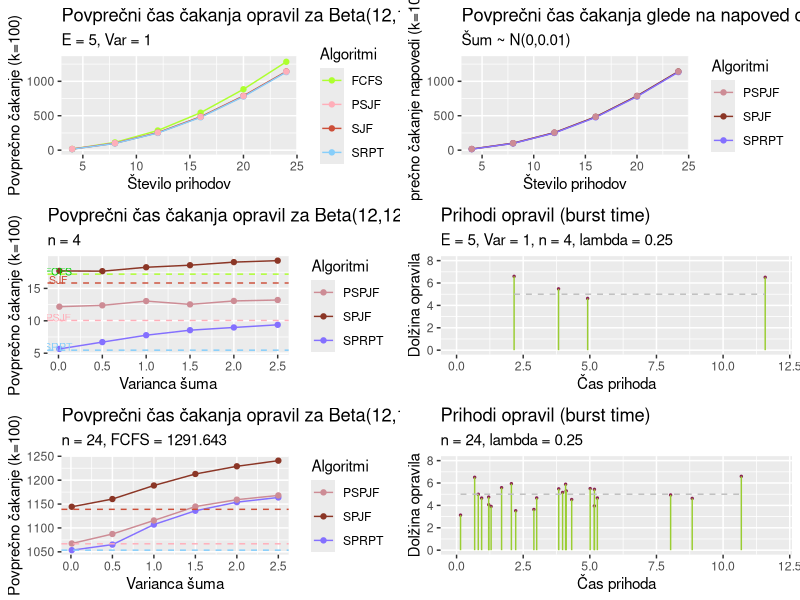

The R source for this figure:
# Vizualizacija
# dal sem k = 1000 (v PYTHON), dogajajo se cudne stvari, verjetno ni problem v prvotnih algoritmih
#install.packages("ggpubr")

library(ggplot2)
library(tidyr)
library(ggpubr)

b_24 = read.csv("b_24.csv")
#set.seed(0)
#b_24 = casi_prihodov_beta( 0.5, 0.01, 24, 10 , 0.01, 0.25)
#b_24 = as_tibble(b_24)
#write.csv(b_24, "b_24.csv")


Beta_porazdelitev_n = read.csv("beta_n.csv")

Beta = Beta_porazdelitev_n[,0:4]

x = c(4, 8, 12 , 16 , 20 , 24)

z = 5 # povprecni cas cakanja

df = cbind(x ,Beta)

Tabela = df %>% pivot_longer( !x, names_to = "Algoritmi", values_to = "Povprecno cakanje")

#df = cbind(x, Beta_porazdelitev_n)

#=========================================================================================== RISANJE POVP. CASA CAKANJA ==================PREVERI ALPHA IN BETA NUJNO===========================
cakanje_beta = ggplot(Tabela, aes(x=x, y = `Povprecno cakanje`, col = Algoritmi)) +
  geom_line()+
  geom_point() + labs(title = "Povprečni čas čakanja opravil za Beta(12,12)*10", subtitle = "E = 5, Var = 1" ,y = "Povprečno čakanje (k=100)", x = "Število prihodov") +
  ylim(0, 1300) +
  scale_colour_manual(values=c('greenyellow','lightpink1',"tomato3", "lightskyblue"))
#===================================================================================================================================================================




#================================================================================== RISANJE PRIHODOV =================================
prihodi_beta = ggplot(b_24, aes(x=cas_prihoda, y=dolzina_opravila)) + 
  geom_point(size=0.5, color = "violetred4") + 
  geom_segment(aes(x=cas_prihoda, 
                   xend=cas_prihoda, 
                   y=0, 
                   yend=dolzina_opravila), colour = "yellowgreen") +
  labs(y = "Dolžina opravila", x = "Čas prihoda") +
  geom_line(aes(y=z), colour="grey",linetype="dashed") +
  labs(title="Prihodi opravil (burst time)", 
       subtitle="n = 24, lambda = 0.25") +
  ylim(0,8) +
  xlim(0,12)
#=========================================================================

# Tabela za napoved

Beta_predictions = Beta_porazdelitev_n[,5:7]
df_predictions = cbind(x ,Beta_predictions)
Tabela_predictions = df_predictions %>% pivot_longer( !x, names_to = "Algoritmi", values_to = "Povprecno cakanje")


#====================================================================================== RISANJE POVP. CASA CAKANJA NAPOVEDI ================================================================
cakanje_beta_predictions = ggplot(Tabela_predictions, aes(x=x, y = `Povprecno cakanje`, col = Algoritmi)) +
  geom_line()+
  geom_point() + labs(title = "Povprečni čas čakanja glede na napoved opravil", subtitle = "Šum ~ N(0,0.01)" ,y = "Povprečno čakanje napovedi (k=100)", x = "Število prihodov") +
  ylim(0, 1300) +
  scale_colour_manual(values=c('lightpink3',"tomato4", "lightslateblue"))
#==================================================================================================================================================================

Beta_porazdelitev_v = read.csv("beta_v_4.csv")
Beta_v = Beta_porazdelitev_v[,5:7]
Var = c(2.5, 2, 1.5 , 1 , 0.5 , 0.01)
df_var = cbind(Var ,Beta_v)
Tabela_var = df_var %>% pivot_longer( !Var, names_to = "Algoritmi", values_to = "Povprecno cakanje")

#========================================================= RISANJE POVP. CAKANJA GLEDE NA VARIANCO ==============================
# RABIL POPRAVIT PODATKE
cakanje_varianca = ggplot(Tabela_var, aes(x=Var, y = `Povprecno cakanje`, col = Algoritmi)) +
  geom_line()+
  geom_point() + labs(title = "Povprečni čas čakanja opravil za Beta(12,12)*10", subtitle = "n = 4" ,y = "Povprečno čakanje (k=100)", x = "Varianca šuma") +
  geom_hline(yintercept=17.20937,linetype="dashed", color = "greenyellow") +
  annotate("text", x=0, y=17.6, label="FCFS", size = 2.7, color = "green3") +
  scale_colour_manual(values=c('lightpink3',"tomato4", "lightslateblue")) +
  geom_hline(yintercept=10.04947, linetype="dashed", color = "lightpink1") +
  annotate("text", x=0, y=10.5, label="PSJF", size = 2.7, color = "lightpink1") +
  geom_hline(yintercept=15.83538, linetype="dashed", color = "tomato3") +
  annotate("text", x=0, y=16.3, label="SJF", size = 2.7, color = "tomato3") +
  geom_hline(yintercept=5.463709, linetype="dashed", color = "lightskyblue") +
  annotate("text", x=0, y=6, label="SRPT", size = 2.7, color = "lightskyblue")
#================================================================================================================================================================================
# lahko zamenjam samo na grse fonte (r nima lepih fontov ki podpirajo sumnike)
Beta_porazdelitev_v_24 = read.csv("beta_v_24.csv")
Beta_v_24 = Beta_porazdelitev_v_24[,5:7]
Var = c(2.5, 2, 1.5 , 1 , 0.5 , 0.01)
df_var_24 = cbind(Var ,Beta_v_24)
Tabela_var_24 = df_var_24 %>% pivot_longer( !Var, names_to = "Algoritmi", values_to = "Povprecno cakanje")
#========================================================= RISANJE POVP. CAKANJA GLEDE NA VARIANCO 24 ==============================
# RABIL POPRAVIT PODATKE
cakanje_varianca_24 = ggplot(Tabela_var_24, aes(x=Var, y = `Povprecno cakanje`, col = Algoritmi)) +
  geom_line()+
  geom_point() + labs(title = "Povprečni čas čakanja opravil za Beta(12,12)*10", subtitle = "n = 24, FCFS = 1291.643" ,y = "Povprečno čakanje (k=100)", x = "Varianca šuma") +
  scale_colour_manual(values=c('lightpink3',"tomato4", "lightslateblue")) +
  geom_hline(yintercept=1066.83, linetype="dashed", color = "lightpink1") +
  geom_hline(yintercept=1138.931, linetype="dashed", color = "tomato3") +
  geom_hline(yintercept=1053.486, linetype="dashed", color = "lightskyblue")
#================================================================================================================================================================================
#set.seed(0)
#b_4 = casi_prihodov_beta( 0.5, 0.01, 4, 10 , 0.01, 0.25)
#b_4 = as_tibble(b_4)
#write.csv(b_4, "b_4.csv")
b_4 = read.csv("b_4.csv")
#================================================================================== RISANJE PRIHODOV 4 =================================
prihodi_beta_4 = ggplot(b_4, aes(x=cas_prihoda, y=dolzina_opravila)) + 
  geom_point(size=0.5, color = "violetred4") + 
  geom_segment(aes(x=cas_prihoda, 
                   xend=cas_prihoda, 
                   y=0, 
                   yend=dolzina_opravila), colour = "yellowgreen") +
  labs(y = "Dolžina opravila", x = "Čas prihoda") +
  geom_line(aes(y=z), colour="grey",linetype="dashed") +
  labs(title="Prihodi opravil (burst time)", 
       subtitle="E = 5, Var = 1, n = 4, lambda = 0.25") +
  ylim(0,8) +
  xlim(0,12)
#=========================================================================



ggarrange(cakanje_beta,cakanje_beta_predictions,cakanje_varianca ,prihodi_beta_4,cakanje_varianca_24,prihodi_beta,
          ncol = 2, nrow = 3)


# CE KDO ZNA PREUREDIT VRSTNI RED LEGENDE BI BLO KUL , JZ GREM JOKAT
